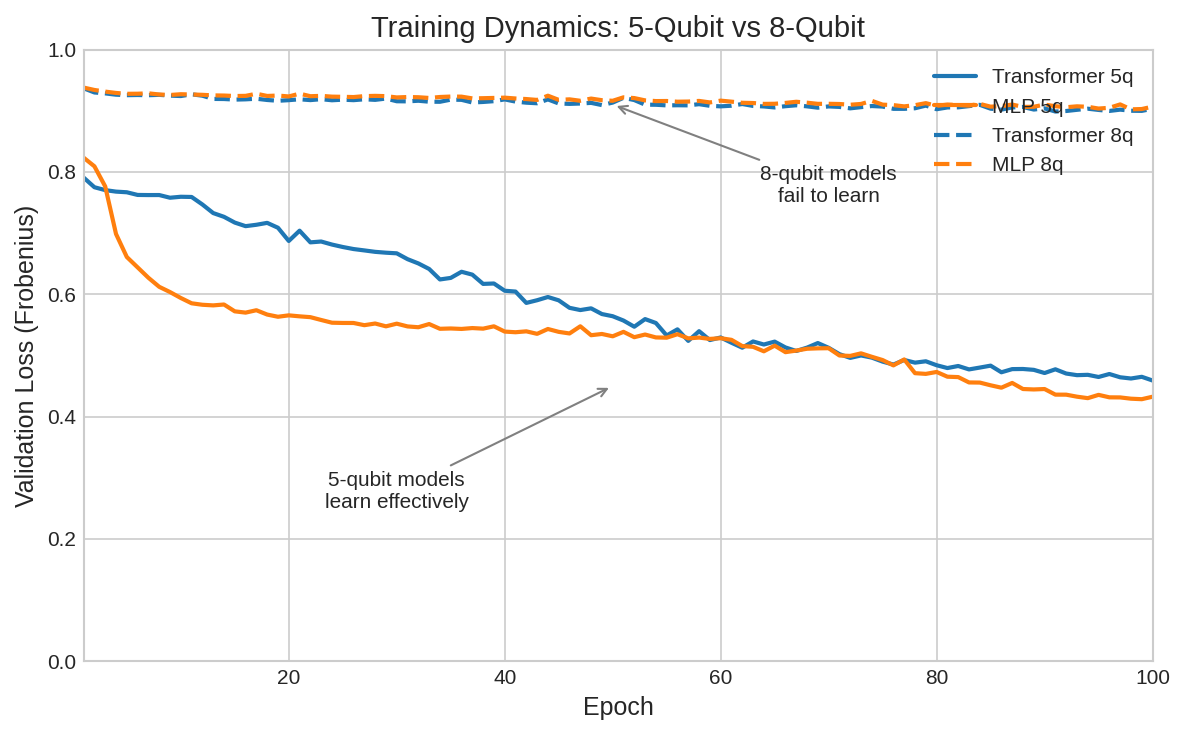

Python code for this plot:
#!/usr/bin/env python3
"""
Generate validation loss curves for paper_v4.

Compares 5-qubit vs 8-qubit training dynamics for both Transformer and MLP.
"""

import os
import pandas as pd
import matplotlib.pyplot as plt
import numpy as np

# Use a clean style
plt.style.use("seaborn-v0_8-whitegrid")


def load_val_loss(model_name):
    """Load validation loss from CSV."""
    path = f"train_16/csvs_16/{model_name}_val.csv"
    if not os.path.exists(path):
        raise FileNotFoundError(f"Cannot find {path}")
    df = pd.read_csv(path)
    return df["epoch"].values, df["loss"].values


def main():
    os.makedirs("figures", exist_ok=True)

    # Load data
    models = {
        "transformer_5qubit": ("Transformer 5q", "tab:blue", "-"),
        "mlp_5qubit": ("MLP 5q", "tab:orange", "-"),
        "transformer_8qubit": ("Transformer 8q", "tab:blue", "--"),
        "mlp_8qubit": ("MLP 8q", "tab:orange", "--"),
    }

    fig, ax = plt.subplots(figsize=(8, 5), dpi=150)

    for model_key, (label, color, linestyle) in models.items():
        try:
            epochs, losses = load_val_loss(model_key)
            ax.plot(
                epochs,
                losses,
                label=label,
                color=color,
                linestyle=linestyle,
                linewidth=2,
            )
        except FileNotFoundError as e:
            print(f"Warning: {e}")

    ax.set_xlabel("Epoch", fontsize=12)
    ax.set_ylabel("Validation Loss (Frobenius)", fontsize=12)
    ax.set_title("Training Dynamics: 5-Qubit vs 8-Qubit", fontsize=14)
    ax.legend(loc="upper right", fontsize=10)

    # Set y-axis to start from 0 for better comparison
    ax.set_ylim(0, 1.0)
    ax.set_xlim(1, 100)

    # Add annotation for the gap
    ax.annotate(
        "8-qubit models\nfail to learn",
        xy=(50, 0.91),
        xytext=(70, 0.75),
        fontsize=10,
        ha="center",
        arrowprops=dict(arrowstyle="->", color="gray"),
    )

    ax.annotate(
        "5-qubit models\nlearn effectively",
        xy=(50, 0.45),
        xytext=(30, 0.25),
        fontsize=10,
        ha="center",
        arrowprops=dict(arrowstyle="->", color="gray"),
    )

    plt.tight_layout()
    plt.savefig("figures/val_loss_curves.pdf", bbox_inches="tight")
    plt.savefig("figures/val_loss_curves.png", bbox_inches="tight")
    print("Saved: figures/val_loss_curves.pdf")
    print("Saved: figures/val_loss_curves.png")


if __name__ == "__main__":
    main()
